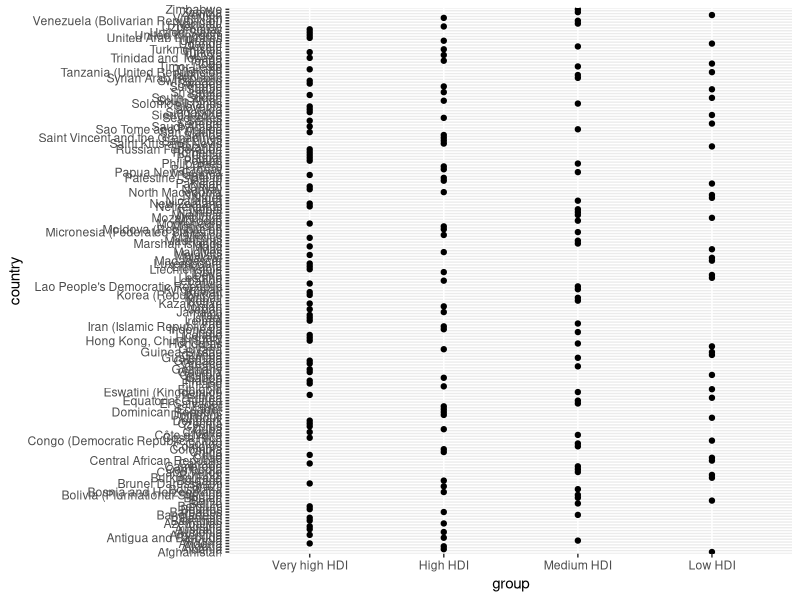

Here is the R script that generated this plot:
## ---- chunk 1
kableExtra::kable(
  dplyr::tibble(Dimension = c("Health", "Education", "", "Standard of Living"),
                Indicator = c("Life Expectancy (years", "Expected years of schooling (years",
                              "Mean years of schooling (years)",
                              "GNI percapita (2011 PPP $)"),
                Minimum = c(20, 0 ,0, 100),
                Maximum = c(85, 18, 15, 75000))
)
## ---- chunk 2
library(readxl)
library(tidyverse)
HDI <- read_excel("HDI.xlsx")
hdi <- as_tibble(HDI)

# dimension indices and hdi calculation
hdi %>% 
  rename(le2021 = `Life expectancy at birth (years) 2021`,
         eys2021 = `Expected years of schooling (years) 2021`,
         mys2021 = `Mean years of schooling (years) 2021`,
         gni2021 = `Gross national income (GNI) per capita (2017 PPP$)`,
         rank2020 = `HDI rank 2020`,
         country = Country) %>% 
  mutate(country, ihealth = (le2021 - 20)/(85-20),
          ieducation = ((eys2021 - 0)/(18) + (mys2021 - 0)/(15))/2,
          iincome = (log(gni2021) - log(100))/(log(75000) - log(100)),
          hdi = (ihealth * ieducation * iincome)^(1/3)) -> hdi1
  
## ---- chunk 3
library(tidyverse)
tibble(Classification = c("Very high HDI", "High HDI", "Medium HDI", "Low HDI"),
       HDI = c("0.800 and  above", "0.700 - 0.799", "0.550 - 0.699", "Below 0.550")) %>% 
  kableExtra::kable()
## ---- chunk 4
hdi1 %>% 
  transmute(country, hdi, group = factor(if_else(hdi > 0.8, "Very high HDI",
          if_else(hdi >= 0.7 & hdi <= 0.799, "High HDI",
                  if_else(hdi >= 0.55 & hdi <= 0.699, "Medium HDI",
                          if_else(hdi < 0.550, "Low HDI", "")))),
          levels = c("Very high HDI", "High HDI", "Medium HDI", "Low HDI" ))) -> hdi1
hdi1 %>% 
  group_by(group) %>% 
  summarise(min = min(hdi),
            max = max(hdi),
            sd = sd(hdi),
            average = mean(hdi))
## ---- chunk 5
hdi1 %>% 
  ggplot(aes(x = group, y = country ))+
  geom_point()
